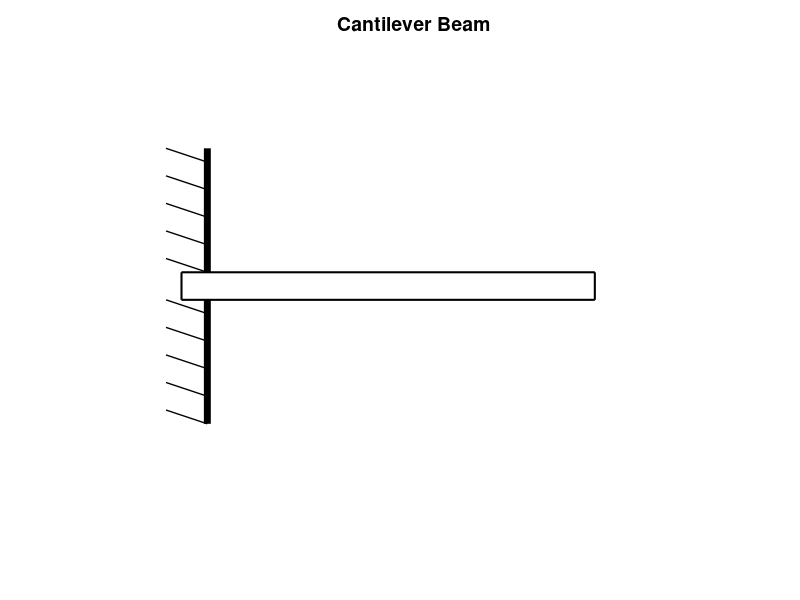

MATLAB code for this plot: (Note: this script raises an error after producing the figure.)
%Generates image for level 5 cantilever beam problems
%Created by Stecia-Marie Fletcher for the continuation of the project ,'Intoducing e-learning
%environments to the Biomedical Engineering Programme', supervised by Dr. Pilar 
%Garcia Souto for the purposes of the module, Mechanics and Materials
%UCL Department: Medical Physics and Bioengineering
%Date: 17/09/14
%version 1.0

l=randi([10,20]);
L=l*10;

%Plotting the beam

x1=0;
x2=L+L/15;

%Ploting a vertical line

a=plot([L/15,L/15],[-1,-0.1],'Color','black','linewidth',5);

hold on

plot([L/15,L/15],[1,0.1],'Color','black','linewidth',5);

%Plotting a beam

rectangle('Position',[x1,-0.1,x2,0.2],'LineWidth',1.5);

%Axis restrictions and title

axis([-L/5 x2+L/3 -1.8 1.75]);

title('Cantilever Beam','FontSize',14, 'FontWeight','bold');

axis off

%Plotting the sloped lines indicating the rigidity of the vertical wall (in
%keeping with cantilever beams in notes)

for c=0.2:0.2:1
    plot([-L/25,L/15],[c,c-0.1],'Color','black','linewidth',1);
end

for d=-0.9:0.2:-0.1
    plot([-L/25,L/15],[d,d-0.1],'Color','black','linewidth',1);
end

%Plotting and labelling the reaction forces

arrow([L/30,-1.3],[L/30,-0.15],'LineWidth',2) %vertical reaction force at boundary

text(L/15-3,-1.25,'Ry','Fontsize',14,'FontWeight','bold') %Label vertical reaction force at boundary

arrow([L/30,-1.4],[-L/5,-1.4],'LineWidth',2) %horizontal reaction force at boundary

text(L/15-15,-1.6,'Rx','Fontsize',14,'FontWeight','bold') %Label vertical reaction force at boundary

rectangle('Position',[-L/5,-0.15,L/8,0.3],'Curvature',[1,1],'LineWidth',1.5); %Moment circle

arrow([-L/9,-0.15],[-L/9 + 1,-0.15],'LineWidth',2) %Moment arrow

text(-L/6,0.3,'M','Fontsize',14,'FontWeight','bold') %Moment label

%Indicating the length of the beam on the plot

a1=L/15; %Starting point of measured beam
a2=L+L/15; %End point of measured beam
%Measured beam does not include beam length to the left of the barrier

a3=a1+(a1+a2)/2; %Midpoint of measured beam

plot([a2,a2],[-0.1,-1],'Linestyle','--','linewidth',2,'Color','black');

arrow([a3,-1],[a1,-1],'LineWidth',2); %Draws l.h.s. of arrow
arrow([a3,-1],[a2,-1],'LineWidth',2); %Draws r.h.s. of arrow

L_in_m=L/100; %length in meters

Length_label=strcat(num2str(L_in_m),'m');

a4=a1+(a1+a2)/3;

text(a4,-1.1,Length_label,'fontsize',14,'fontweight','bold');

%Indicating level

rectangle('Position',[L-5*L/20+5,1.5,L/20,0.1],'Curvature',[1,1],'LineWidth',1.5,'FaceColor','y');
rectangle('Position',[L-4*L/20+5,1.5,L/20,0.1],'Curvature',[1,1],'LineWidth',1.5,'FaceColor','y');
rectangle('Position',[L-3*L/20+5,1.5,L/20,0.1],'Curvature',[1,1],'LineWidth',1.5,'FaceColor','y');
rectangle('Position',[L-2*L/20+5,1.5,L/20,0.1],'Curvature',[1,1],'LineWidth',1.5,'FaceColor','y');
rectangle('Position',[L-L/20+5,1.5,L/20,0.1],'Curvature',[1,1],'LineWidth',1.5,'FaceColor','y');

text(a3-5,1.55,'Level 5','fontsize',14,'fontweight','bold'); %Level 4 label

%Showing x direction

arrow([0,-1.75],[L/5,-1.75],'linewidth',2);

text(L/5+L/40,-1.8,'x','Fontsize',14,'fontweight','bold');

%Indicating x=0 position

arrow([L/15,1.3],[L/15,1.05],'LineWidth',2) 

text(L/15-L/30,1.35,'x=0','Fontsize',12,'fontweight','bold');

%Plotting point load

p=randi([4,l-1]);
P=p*10;
Position=a1+P;
arrow([Position,0.75],[Position,0.1],'LineWidth',3)

%Weight

w=randi([10,20]);
W=w*10;
Weight_label=strcat(num2str(W),'N');

text(Position-L/30,0.85,Weight_label,'fontsize',14,'fontweight','bold') %labelling weight of the pont load

%Indicating distance of point load from position x=0

b1=a1; %Starting point of measured position
b2=Position; %End point of measured position

b3=b1+(b1+b2)/2; %Midpoint 

arrow([b3,-0.2],[b1,-0.2],'LineWidth',2); %Draws l.h.s. of arrow
arrow([b3,-0.2],[b2,-0.2],'LineWidth',2); %Draws r.h.s. of arrow

P_in_m=P/100; %Position in m

Position_label=strcat(num2str(P_in_m),'m');

b4=b1+(b1+b2)/3;

text(b4,-0.3,Position_label,'fontsize',14,'fontweight','bold');

%Plotting angled point load

arrow([a2,0],[a2+L/5,-0.5],'LineWidth',3);

%Weight

w2=randi([10,20]);
W2=w2*10;
Weight_label_2=strcat(num2str(W2),'N');

text((a2+L/5)-L/30,-0.6,Weight_label_2,'fontsize',14,'fontweight','bold') %labelling weight of the load

%Indicating angle to the horizontal

plot([a2,a2+L/3],[0,0],'Linestyle','--','linewidth',2,'Color','black');

theta=randi([3,8]);
Theta=theta*10;

angle_label=strcat(num2str(Theta),'\circ');

text(a2+L/5,-0.2,angle_label,'fontsize',14,'fontweight','bold'); %labelling angle

%Plotting positions A, B, and C

text(a1+1,0.2,'A','fontsize',14,'fontweight','bold');
text(b2+4,0.2,'B','fontsize',14,'fontweight','bold');
text(a2,0.2,'C','fontsize',14,'fontweight','bold');

imgname=strcat('level5a','.jpg');

saveas(a,imgname);

hold off

%Plotting the equivalent free body diagram

%Plotting the beam

x1=0;
x2=L+L/15;

%Ploting a vertical line

b=plot([L/15,L/15],[-1,-0.1],'Color','black','linewidth',5);

hold on

plot([L/15,L/15],[1,0.1],'Color','black','linewidth',5);

%Plotting a beam

rectangle('Position',[x1,-0.1,x2,0.2],'LineWidth',1.5);

%Axis restrictions and title

axis([-L/5 x2+L/3 -1.8 1.75]);

title('Equivalent Free Body Diagram','FontSize',14, 'FontWeight','bold');

axis off

%Plotting the sloped lines indicating the rigidity of the vertical wall (in
%keeping with cantilever beams in notes)

for c=0.2:0.2:1
    plot([-L/25,L/15],[c,c-0.1],'Color','black','linewidth',1);
end

for d=-0.9:0.2:-0.1
    plot([-L/25,L/15],[d,d-0.1],'Color','black','linewidth',1);
end

%Plotting and labelling the reaction forces

arrow([L/30,-1.3],[L/30,-0.15],'LineWidth',2) %vertical reaction force at boundary

text(L/15-3,-1.25,'Ry','Fontsize',14,'FontWeight','bold') %Label vertical reaction force at boundary

arrow([L/30,-1.4],[-L/5,-1.4],'LineWidth',2) %horizontal reaction force at boundary

text(L/15-15,-1.6,'Rx','Fontsize',14,'FontWeight','bold') %Label vertical reaction force at boundary

rectangle('Position',[-L/5,-0.15,L/8,0.3],'Curvature',[1,1],'LineWidth',1.5); %Moment circle

arrow([-L/9,-0.15],[-L/9 + 1,-0.15],'LineWidth',2) %Moment arrow

text(-L/6,0.3,'M','Fontsize',14,'FontWeight','bold') %Moment label

%Indicating the length of the beam on the plot

a1=L/15; %Starting point of measured beam
a2=L+L/15; %End point of measured beam
%Measured beam does not include beam length to the left of the barrier

a3=a1+(a1+a2)/2; %Midpoint of measured beam

plot([a2,a2],[-0.1,-1],'Linestyle','--','linewidth',2,'Color','black');

arrow([a3,-1],[a1,-1],'LineWidth',2); %Draws l.h.s. of arrow
arrow([a3,-1],[a2,-1],'LineWidth',2); %Draws r.h.s. of arrow

L_in_m=L/100; %length in meters

Length_label=strcat(num2str(L_in_m),'m');

a4=a1+(a1+a2)/3;

text(a4,-1.1,Length_label,'fontsize',14,'fontweight','bold');

%Plotting point load

arrow([Position,0.75],[Position,0.1],'LineWidth',3)

%Weight

text(Position-L/30,0.85,Weight_label,'fontsize',14,'fontweight','bold') %labelling weight of the pont load

%Indicating distance of point load from position x=0

arrow([b3,-0.2],[b1,-0.2],'LineWidth',2); %Draws l.h.s. of arrow
arrow([b3,-0.2],[b2,-0.2],'LineWidth',2); %Draws r.h.s. of arrow

text(b4,-0.3,Position_label,'fontsize',14,'fontweight','bold');

%Plotting equivalent forces for angled loads

%Vertical component

arrow([a2,0.85],[a2,0.2],'LineWidth',3);

Vertical=W2*sin(Theta);

Vertical_abs=round(abs(Vertical));

Vertical_label=strcat(num2str(Vertical_abs),'N');

text(a2-L/30,0.95,Vertical_label,'fontsize',14,'fontweight','bold');

%Horizontal component

arrow([a2+5,0],[a2+L/5,0],'LineWidth',3);

Horizontal=W2*cos(Theta);

Horizontal_abs=round(abs(Horizontal));

Horizontal_label=strcat(num2str(Horizontal_abs),'N');

text(a2+L/5-L/30,-0.2,Horizontal_label,'fontsize',14,'fontweight','bold');

hold off
